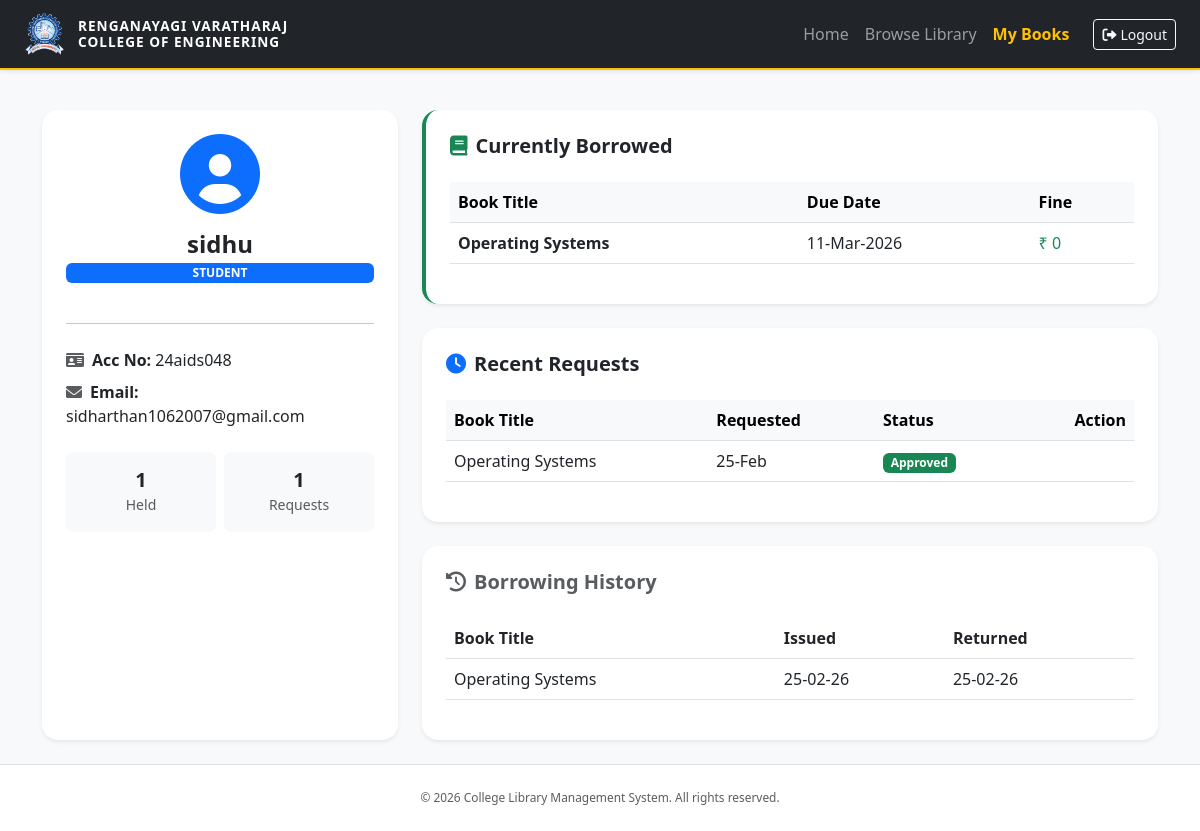
The page /profile (signed in) on the database its author committed.
### controller/models.py (models this page shows)
class User(db.Model, UserMixin):
    id = db.Column(db.Integer, primary_key=True)
    account_no = db.Column(db.String(20), unique=True, nullable=False)
    name = db.Column(db.String(100), nullable=False)
    email = db.Column(db.String(120), unique=True, nullable=False)
    password = db.Column(db.String(200), nullable=False)
    role = db.Column(db.String(20), nullable=False)

class Transaction(db.Model):
    id = db.Column(db.Integer, primary_key=True)
    user_id = db.Column(db.Integer, db.ForeignKey('user.id'), nullable=False)
    book_id = db.Column(db.Integer, db.ForeignKey('book.id'), nullable=False)
    issue_date = db.Column(db.DateTime, default=get_ist)
    due_date = db.Column(db.DateTime, nullable=False)
    return_date = db.Column(db.DateTime, nullable=True)
    reminder_sent = db.Column(db.Boolean, default=False)
    user = db.relationship('User', backref='transactions', lazy=True)
    book = db.relationship('Book', backref='transactions', lazy=True)
    @property
    def calculate_fine(self):
       now = get_ist().replace(tzinfo=None) # Ensure this is naive
       end_date = self.return_date if self.return_date else now
       end_date_naive = end_date.replace(tzinfo=None)
       due_date_naive = self.due_date.replace(tzinfo=None)
       if end_date_naive > due_date_naive:
        return (end_date_naive - due_date_naive).days * 5
       return 0

class Book(db.Model):
    id = db.Column(db.Integer, primary_key=True)
    title = db.Column(db.String(200), nullable=False)
    author = db.Column(db.String(100), nullable=False)
    isbn = db.Column(db.String(20), unique=True, nullable=False)
    copies = db.Column(db.Integer, default=1)
    date_added = db.Column(db.DateTime, default=get_ist)

class BookRequest(db.Model):
    id = db.Column(db.Integer, primary_key=True)
    user_id = db.Column(db.Integer, db.ForeignKey('user.id'), nullable=False)
    book_id = db.Column(db.Integer, db.ForeignKey('book.id'), nullable=False)
    request_date = db.Column(db.DateTime, default=get_ist)
    status = db.Column(db.String(20), default='Pending')
    user = db.relationship('User', backref='book_requests', lazy=True)
    book = db.relationship('Book', backref='book_requests', lazy=True)

### app.py (the view)
@app.route('/profile')
@login_required
def profile():
    user_requests = BookRequest.query.filter_by(user_id=current_user.id).order_by(BookRequest.request_date.desc()).all()
    active_borrows = Transaction.query.filter_by(user_id=current_user.id, return_date=None).all()
    borrow_history = Transaction.query.filter_by(user_id=current_user.id).filter(Transaction.return_date != None).all()
    return render_template('profile.html',
                           requests=user_requests,
                           active_borrows=active_borrows,
                           history=borrow_history,
                           now=get_ist())

### app.py (called while the page is built)
@login_manager.user_loader
def load_user(user_id):
    return db.session.get(User, int(user_id))

### controller/models.py (called while the page is built)
def get_ist():
    return datetime.now(pytz.timezone('Asia/Kolkata')).replace(tzinfo=None)

### templates/profile.html (shortened to what this page needs)
{% extends "base.html" %}
{% block content %}
<div class="container py-4">
    <div class="row g-4">
        <div class="col-md-4">
            <div class="card border-0 shadow-sm rounded-4 text-center p-4 h-100">
                <div class="mb-3">
                    <i class="fas fa-user-circle fa-5x text-primary"></i>
                </div>
                <h4 class="fw-bold mb-1">{{ current_user.name }}</h4>
                <p class="badge bg-primary text-white px-3">{{ current_user.role | upper }}</p>
                <hr class="my-4">
                <div class="text-start">
                    <p class="mb-2"><i class="fas fa-id-card me-2 text-muted"></i><strong>Acc No:</strong> {{ current_user.account_no }}</p>
                    <p class="mb-4"><i class="fas fa-envelope me-2 text-muted"></i><strong>Email:</strong> {{ current_user.email }}</p>
                </div>
                <div class="row g-2">
                    <div class="col-6">
                        <div class="bg-light p-3 rounded-3">
                            <h5 class="fw-bold mb-0 text-dark">{{ active_borrows|length }}</h5>
                            <small class="text-muted">Held</small>
                        </div>
                    </div>
                    <div class="col-6">
                        <div class="bg-light p-3 rounded-3">
                            <h5 class="fw-bold mb-0 text-dark">{{ requests|length }}</h5>
                            <small class="text-muted">Requests</small>
                        </div>
                    </div>
                </div>
            </div>
        </div>
        <div class="col-md-8">
            <div class="card border-0 shadow-sm rounded-4 p-4 mb-4 border-start border-4 border-success">
                <h5 class="fw-bold mb-4 text-dark"><i class="fas fa-book me-2 text-success"></i>Currently Borrowed</h5>
                <div class="table-responsive">
                    <table class="table align-middle">
                        <thead class="table-light">
                            <tr>
                                <th>Book Title</th>
                                <th>Due Date</th>
                                <th>Fine</th>
                            </tr>
                        </thead>
                        <tbody>
                            {% for txn in active_borrows %}
                            <tr>
                                <td class="fw-bold">{{ txn.book.title }}</td>
                                <td>
                                    <span class="{% if now > txn.due_date %}text-danger fw-bold{% endif %}">
                                        {{ txn.due_date.strftime('%d-%b-%Y') }}
                                    </span>
                                </td>
                                <td>
                                    <span class="{% if now > txn.due_date %}text-danger fw-bold{% else %}text-success{% endif %}">
                                        ₹ {{ txn.calculate_fine }}
                                    </span>
                                </td>
                            </tr>
                            {% else %}
                            <tr><td colspan="3" class="text-center py-4 text-muted">No books currently held.</td></tr>
                            {% endfor %}
                        </tbody>
                    </table>
                </div>
            </div>
            <div class="card border-0 shadow-sm rounded-4 p-4 mb-4">
                <h5 class="fw-bold mb-4 text-dark"><i class="fas fa-clock me-2 text-primary"></i>Recent Requests</h5>
                <div class="table-responsive">
                    <table class="table align-middle">
                        <thead class="table-light">
                            <tr>
                                <th>Book Title</th>
                                <th>Requested</th>
                                <th>Status</th>
                                <th class="text-end">Action</th>
                            </tr>
                        </thead>
                        <tbody>
                            {% for req in requests %}
                            <tr>
                                <td>{{ req.book.title }}</td>
                                <td>{{ req.request_date.strftime('%d-%b') }}</td>
                                <td>
                                    <span class="badge {% if req.status == 'Pending' %}bg-warning{% elif req.status == 'Approved' %}bg-success{% else %}bg-danger{% endif %}">
                                        {{ req.status }}
                                    </span>
                                </td>
                                <td class="text-end">
                                </td>
                            </tr>
                            {% else %}
                            <tr><td colspan="4" class="text-center py-4 text-muted">No requests found.</td></tr>
                            {% endfor %}
                        </tbody>
                    </table>
                </div>
            </div>
            <div class="card border-0 shadow-sm rounded-4 p-4">
                <h5 class="fw-bold mb-4 text-muted"><i class="fas fa-history me-2"></i>Borrowing History</h5>
                <div class="table-responsive">
                    <table class="table align-middle text-muted">
                        <thead>
                            <tr>
                                <th>Book Title</th>
                                <th>Issued</th>
                                <th>Returned</th>
                            </tr>
                        </thead>
                        <tbody>
                            {% for item in history %}
                            <tr>
                                <td>{{ item.book.title }}</td>
                                <td>{{ item.issue_date.strftime('%d-%m-%y') }}</td>
                                <td>{{ item.return_date.strftime('%d-%m-%y') }}</td>
                            </tr>
                            {% else %}
                            <tr><td colspan="3" class="text-center py-4">No past history recorded.</td></tr>
                            {% endfor %}
                        </tbody>
                    </table>
                </div>
            </div>
        </div>
    </div>
</div>
{% endblock %}

### static/css/style.css (style rules this page uses)
:root { --college-logo: url('/static/images/logo1.PNG'); --hero-bg: url('/static/images/DJI_0319.JPG'); }
body { font-family: 'Segoe UI', Tahoma, Geneva, Verdana, sans-serif; background-color: #f8f9fa; color: #333; }

### rows shown on the page
User: name "sidhu", role "STUDENT", account_no "24aids048", email "sidharthan1062007@gmail.com"
Transaction: book "Operating Systems", due_date "11-Mar-2026", calculate_fine "0"
BookRequest: book "Operating Systems", request_date "25-Feb", status "Approved"
Transaction: book "Operating Systems", issue_date "25-02-26", return_date "25-02-26"

### other values the page prints
{{ active_borrows|length }} "1"
{{ requests|length }} "1"
